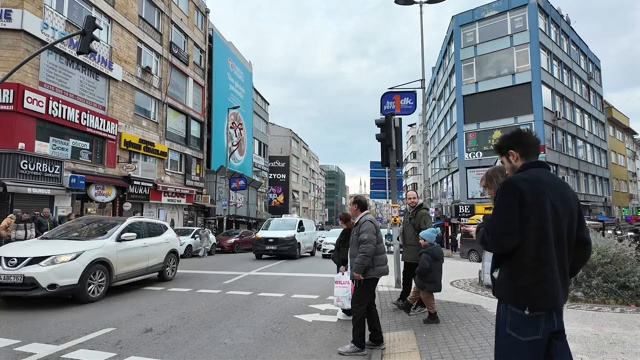
#> input picture Day3/calibration_data/frame_000.jpg, 640 x 360 px
$ python -i preprocess.py   (imports and definitions only)
#> lines starting #> are read from the running program, lines starting #| are printed output that depends on the picture
#> further down, picture is the input picture: PIL image 640x360 RGB; mean R, G, B 121.4, 126.7, 131.2
"""
CLIP ViT-B/32 圖片前處理,純 PIL + numpy 實作,不依賴 transformers/torch。

跟官方 CLIPImageProcessor.from_pretrained("openai/clip-vit-base-patch32") 的輸出
逐張圖片比對驗證過(5張熱像val圖片,含horizontal/vertical不同長寬比):
max abs diff = 0.015008211(常數,不隨圖片內容變化)。這個差值換算回原始
0-255灰階尺度大約是1個灰階值,量級跟不同resize函式庫(PIL vs torchvision)
bicubic核心實作差異一致,不是前處理邏輯本身有誤——沒有從零發明一套新邏輯,
是複刻 export.py / exp19_eval.py 一直在用的 CLIPProcessor 前處理規格
(resize shortest_edge=224 + center crop 224x224 + rescale 1/255 +
CLIP official mean/std),只是換一套不需要torch的實作方式跑同一套規格。
"""
import numpy as np
from PIL import Image

TARGET_SIZE = 224
MEAN = np.array([0.48145466, 0.4578275, 0.40821073], dtype=np.float32)
STD = np.array([0.26862954, 0.26130258, 0.27577711], dtype=np.float32)


def preprocess(img: Image.Image) -> np.ndarray:
    """回傳 shape (1, 3, 224, 224) float32,跟 CLIPProcessor(images=[img], return_tensors='np') 對齊。"""
    img = img.convert("RGB")
    w, h = img.size
#> w = 640; h = 360
    if w <= h:
        new_w, new_h = TARGET_SIZE, round(h * TARGET_SIZE / w)
    else:
        new_h, new_w = TARGET_SIZE, round(w * TARGET_SIZE / h)
#> new_h = 224; new_w = 398
    img = img.resize((new_w, new_h), resample=Image.BICUBIC)
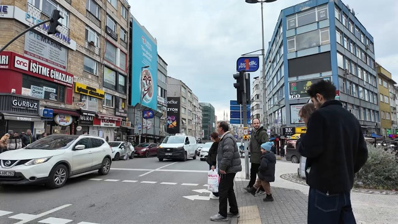
#> img: PIL image 398x224 RGB; mean R, G, B 121.4, 126.7, 131.2

    left = round((new_w - TARGET_SIZE) / 2)
#> left = 87
    top = round((new_h - TARGET_SIZE) / 2)
#> top = 0
    img = img.crop((left, top, left + TARGET_SIZE, top + TARGET_SIZE))
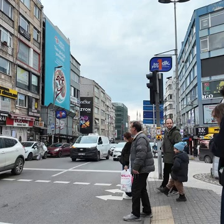
#> img: PIL image 224x224 RGB; mean R, G, B 133.6, 142.1, 147.3

    arr = np.asarray(img).astype(np.float32) / 255.0
    arr = (arr - MEAN) / STD
    arr = arr.transpose(2, 0, 1)[None, ...]
    return arr.astype(np.float32)

>>> from PIL import Image
>>> picture = Image.open('../../../Day3/calibration_data/frame_000.jpg')
>>> result = preprocess(picture)
